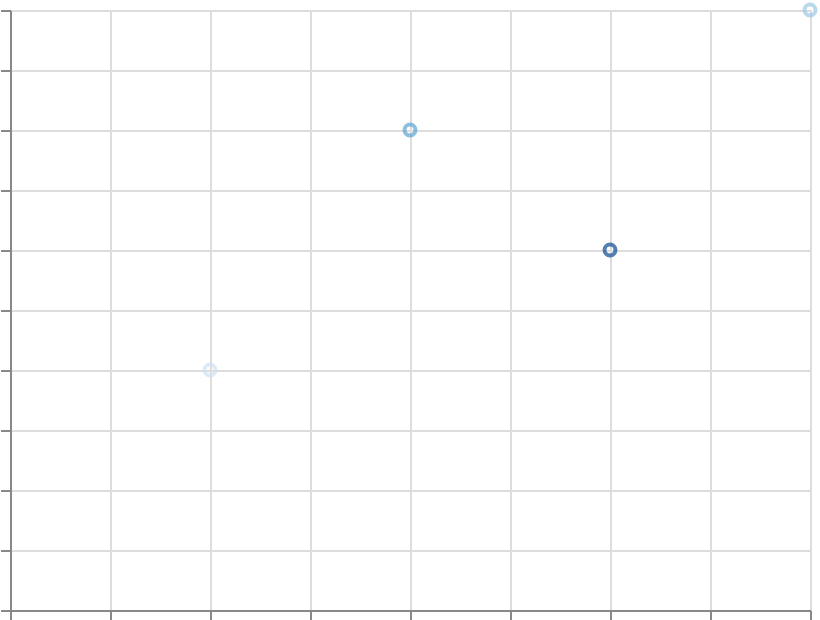

Vega-Lite specification for this chart:
### Vega-Lite specification from a JSON file in a GitHub repository (floating-point values rounded to 4 significant figures)
{"$schema": "https://vega.github.io/schema/vega-lite/v6.json", "width": 400, "height": 300, "padding": 5, "autosize": "none", "data": {"name": "table", "values": [{"x": 1, "y": 2, "v": 0.1}, {"x": 2, "y": 4, "v": 0.5}, {"x": 3, "y": 3, "v": 0.9}, {"x": 4, "y": 5, "v": 0.3}]}, "mark": "point", "encoding": {"x": {"field": "x", "type": "quantitative"}, "y": {"field": "y", "type": "quantitative"}, "color": {"field": "v", "type": "quantitative"}}}
